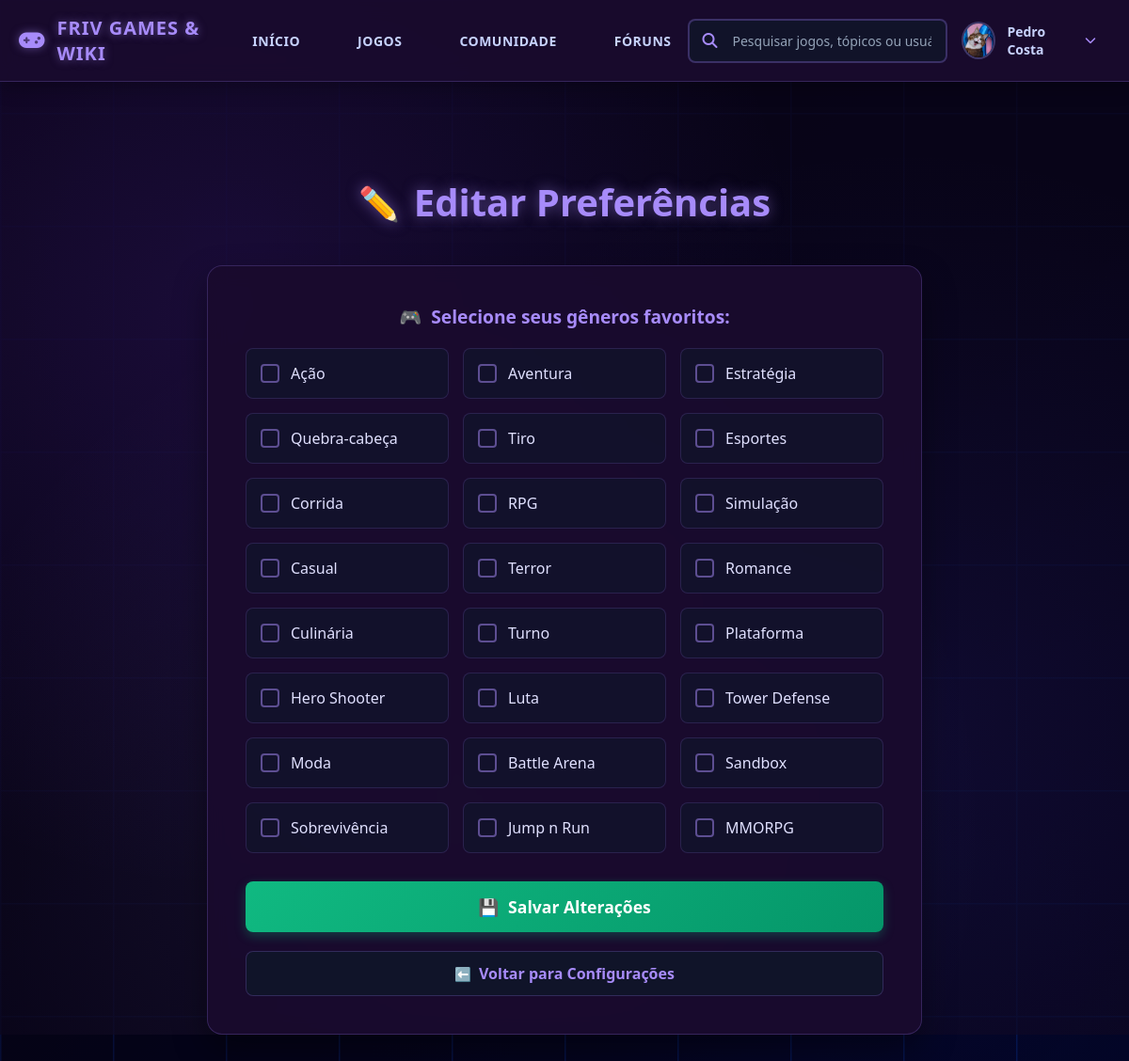
Screenshot of /editarPreferencia.php (signed in) with the database file from the repository.
### tables this page shows
CREATE TABLE IF NOT EXISTS `genero` (
  `idgenero` INT NOT NULL AUTO_INCREMENT,
  `nome` VARCHAR(45) NOT NULL,
  PRIMARY KEY (`idgenero`),
  UNIQUE INDEX `idgenero_UNIQUE` (`idgenero` ASC) VISIBLE);

### controle/funcoes.php (called while the page is built, shortened)
<?php
function listarGenero($conexao)
{
    $sql = "SELECT * FROM genero";
    $resultado = mysqli_query($conexao, $sql);
    $generos = [];
    while ($linha = mysqli_fetch_assoc($resultado)) {
        $generos[] = $linha;
    }
    return $generos;
}
?>

### public/editarPreferencia.php (the view, shortened to what this page needs)
<?php
require_once "../controle/conexao.php";
require_once "../controle/funcoes.php";
$generos = listarGenero($conexao);
?>
<!DOCTYPE html>
<html lang="pt-br">
<head>
    <link rel="stylesheet" href="https://cdnjs.cloudflare.com/ajax/libs/font-awesome/6.4.0/css/all.min.css">
    <link rel="stylesheet" href="./estilo/cabeçalho.css">
    <link rel="stylesheet" href="./estilo/estilo_editarPreferencia.css">
</head>
<body>
    <?php include 'cabeçalho.php'; ?>
    <div class="editar-preferencias-container">
        <h1 class="page-title">Editar Preferências</h1>
        <div class="form-container">
            <form action="../controle/salvarPreferenciaEditada.php" method="post">
                <label class="form-label">Selecione seus gêneros favoritos:</label>
                <div class="generos-container">
                    <?php foreach ($generos as $genero):
                        $nome = $genero['nome'];
                    ?>
                        <label class="genero-option">
                            <span class="checkbox-custom"></span>
                            <span class="genero-name"><?php echo $nome; ?></span>
                        </label>
                    <?php endforeach; ?>
                </div>
                <button type="submit" class="save-btn">Salvar Alterações</button>
            </form>
            <a href="configuracoes.php" class="back-btn">Voltar para Configurações</a>
        </div>
    </div>
</body>
</html>

### public/estilo/estilo_editarPreferencia.css (style rules this page uses)
* { margin: 0; padding: 0; box-sizing: border-box; font-family: 'Segoe UI', Tahoma, Geneva, Verdana, sans-serif; }
body { background-size: cover; background-blend-mode: overlay; min-height: 100vh; color: #e0e0ff; position: relative; }
body::after { content: ""; position: absolute; top: 0; left: 0; width: 100%; height: 100%; background: radial-gradient(circle at 20% 30%, rgba(124, 58, 237, 0.15) 0%, transparent 50%), radial-gradient(circle at 80% 70%, rgba(79, 70, 229, 0.1) 0%, transparent 50%), radial-gradient(circle at 40% 80%, rgba(167, 139, 250, 0.1) 0%, transparent 50%); animation: pulse 15s ease-in-out infinite; z-index: 0; }
body::before { content: ""; position: absolute; top: 0; left: 0; width: 100%; height: 100%; background: rgba(10, 5, 25, 0.7); z-index: 0; }
.editar-preferencias-container { max-width: 800px; margin: 100px auto 40px; padding: 0 20px; position: relative; z-index: 1; }
.page-title { text-align: center; color: #a78bfa; font-size: 2.5rem; font-weight: 700; margin-bottom: 40px; text-shadow: 0 0 15px rgba(167, 139, 250, 0.5); display: flex; align-items: center; justify-content: center; gap: 15px; }
.page-title::before { content: "✏️"; font-size: 2.2rem; }
.form-container { background: rgba(26, 11, 46, 0.95); border-radius: 16px; padding: 40px; box-shadow: 0 15px 35px rgba(0, 0, 0, 0.4); border: 1px solid rgba(101, 78, 163, 0.4); backdrop-filter: blur(10px); }
.form-label { display: block; color: #a78bfa; font-size: 1.2rem; font-weight: 600; margin-bottom: 20px; text-align: center; }
.form-label::before { content: "🎮"; margin-right: 10px; }
.generos-container { display: grid; grid-template-columns: repeat(auto-fit, minmax(200px, 1fr)); gap: 15px; margin-bottom: 30px; }
.genero-option { display: flex; align-items: center; gap: 12px; padding: 15px; background: rgba(15, 23, 42, 0.6); border-radius: 8px; border: 1px solid rgba(101, 78, 163, 0.3); transition: all 0.3s ease; cursor: pointer; }
.checkbox-custom { width: 20px; height: 20px; border: 2px solid rgba(167, 139, 250, 0.5); border-radius: 4px; display: flex; align-items: center; justify-content: center; transition: all 0.3s ease; position: relative; }
.checkbox-custom::after { content: "✓"; color: white; font-size: 14px; font-weight: bold; opacity: 0; transition: opacity 0.3s ease; }
.genero-name { color: #e0e0ff; font-weight: 500; font-size: 1rem; }
.save-btn { display: block; width: 100%; background: linear-gradient(135deg, #10b981 0%, #059669 100%); color: white; border: none; padding: 15px 30px; border-radius: 8px; font-size: 1.1rem; font-weight: 600; cursor: pointer; transition: all 0.3s ease; box-shadow: 0 4px 12px rgba(16, 185, 129, 0.3); margin-bottom: 20px; }
.save-btn::before { content: "💾"; margin-right: 10px; }
.back-btn { display: inline-flex; align-items: center; justify-content: center; gap: 8px; background: rgba(15, 23, 42, 0.8); color: #a78bfa; text-decoration: none; padding: 12px 24px; border-radius: 8px; font-weight: 600; transition: all 0.3s; border: 1px solid rgba(101, 78, 163, 0.4); width: 100%; text-align: center; }
.back-btn::before { content: "⬅️"; font-size: 0.9rem; }

### rows the page displays
genero: nome "Ação"
genero: nome "Aventura"
genero: nome "Estratégia"
genero: nome "Quebra-cabeça"
genero: nome "Tiro"
genero: nome "Esportes"
genero: nome "Corrida"
genero: nome "RPG"
genero: nome "Simulação"
genero: nome "Casual"
genero: nome "Terror"
genero: nome "Romance"
genero: nome "Culinária"
genero: nome "Turno"
genero: nome "Plataforma"
genero: nome "Hero Shooter"
genero: nome "Luta"
genero: nome "Tower Defense"
genero: nome "Moda"
genero: nome "Battle Arena"
genero: nome "Sandbox"
genero: nome "Sobrevivência"
genero: nome "Jump n Run"
genero: nome "MMORPG"

### other values shown
$_SESSION['nome'] "Pedro Costa"
